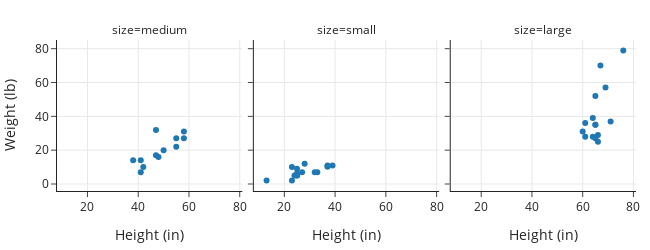

Notebook code cell kept with this figure:
### Markdown cell above
We often need to change a figure's layout.
For instance, we might want to adjust the figure margins or change the axis range.
To do this, we can use the `Figure.update_layout()` method.
In the facet catter plot that we made the title is cut off because
the plot doesn't have large enough margins. We can correct this with `Figure.update_layout()`.

### Code cell
fig = px.scatter(dogs, x='height', y='weight',
                 facet_col='size',
                 labels=dict(height="Height (in)", weight="Weight (lb)"),
                 width=650, height=250)

fig.update_layout(margin=dict(t=40))
fig

### Figure 1 — Plotly figure (JSON) as saved in the notebook; plotly's stock layout.template omitted (floating-point values rounded to 4 significant figures)
{"data": [{"hovertemplate": "size=medium<br>Height (in)=%{x}<br>Weight (lb)=%{y}<extra></extra>", "legendgroup": "", "marker": {"color": "#1F77B4", "symbol": "circle"}, "mode": "markers", "name": "", "orientation": "v", "showlegend": false, "type": "scatter", "x": [48, 41, 55, 50, 58, 58, 41, 42, 38, 47, 47, 55], "xaxis": "x", "y": [16, 14, 22, 20, 31, 27, 7, 10, 14, 32, 17, 27], "yaxis": "y"}, {"hovertemplate": "size=small<br>Height (in)=%{x}<br>Weight (lb)=%{y}<extra></extra>", "legendgroup": "", "marker": {"color": "#1F77B4", "symbol": "circle"}, "mode": "markers", "name": "", "orientation": "v", "showlegend": false, "type": "scatter", "x": [25, 37, 37, 27, 33, 13, 25, 23, 25, 39, 24, 25, 32, 28, 23, 25], "xaxis": "x2", "y": [6, 11, 10.15, 7, 7, 2, 5, 2, 6, 11, 5, 5, 7, 12, 10, 9], "yaxis": "y2"}, {"hovertemplate": "size=large<br>Height (in)=%{x}<br>Weight (lb)=%{y}<extra></extra>", "legendgroup": "", "marker": {"color": "#1F77B4", "symbol": "circle"}, "mode": "markers", "name": "", "orientation": "v", "showlegend": false, "type": "scatter", "x": [61, 65, 66, 60, 64, 65, 66, 69, 65, 71, 61, 64, 65, 76, 67], "xaxis": "x3", "y": [28, 27, 29, 31, 28, 35, 25, 57, 35, 37, 36, 39, 52, 79, 70], "yaxis": "y3"}], "layout": {"annotations": [{"font": {}, "showarrow": false, "text": "size=medium", "x": 0.16, "xanchor": "center", "xref": "paper", "y": 1, "yanchor": "bottom", "yref": "paper"}, {"font": {}, "showarrow": false, "text": "size=small", "x": 0.5, "xanchor": "center", "xref": "paper", "y": 1, "yanchor": "bottom", "yref": "paper"}, {"font": {}, "showarrow": false, "text": "size=large", "x": 0.84, "xanchor": "center", "xref": "paper", "y": 1, "yanchor": "bottom", "yref": "paper"}], "height": 250, "legend": {"tracegroupgap": 0}, "margin": {"t": 40}, "width": 650, "xaxis": {"anchor": "y", "autorange": true, "domain": [0, 0.32], "range": [7.852, 81.15], "title": {"text": "Height (in)"}, "type": "linear"}, "xaxis2": {"anchor": "y2", "autorange": true, "domain": [0.34, 0.66], "matches": "x", "range": [7.852, 81.15], "title": {"text": "Height (in)"}, "type": "linear"}, "xaxis3": {"anchor": "y3", "autorange": true, "domain": [0.68, 1.0], "matches": "x", "range": [7.852, 81.15], "title": {"text": "Height (in)"}, "type": "linear"}, "yaxis": {"anchor": "x", "autorange": true, "domain": [0, 1], "range": [-4.776, 85.78], "title": {"text": "Weight (lb)"}, "type": "linear"}, "yaxis2": {"anchor": "x2", "autorange": true, "domain": [0, 1], "matches": "y", "range": [-4.776, 85.78], "showticklabels": false, "type": "linear"}, "yaxis3": {"anchor": "x3", "autorange": true, "domain": [0, 1], "matches": "y", "range": [-4.776, 85.78], "showticklabels": false, "type": "linear"}}}
